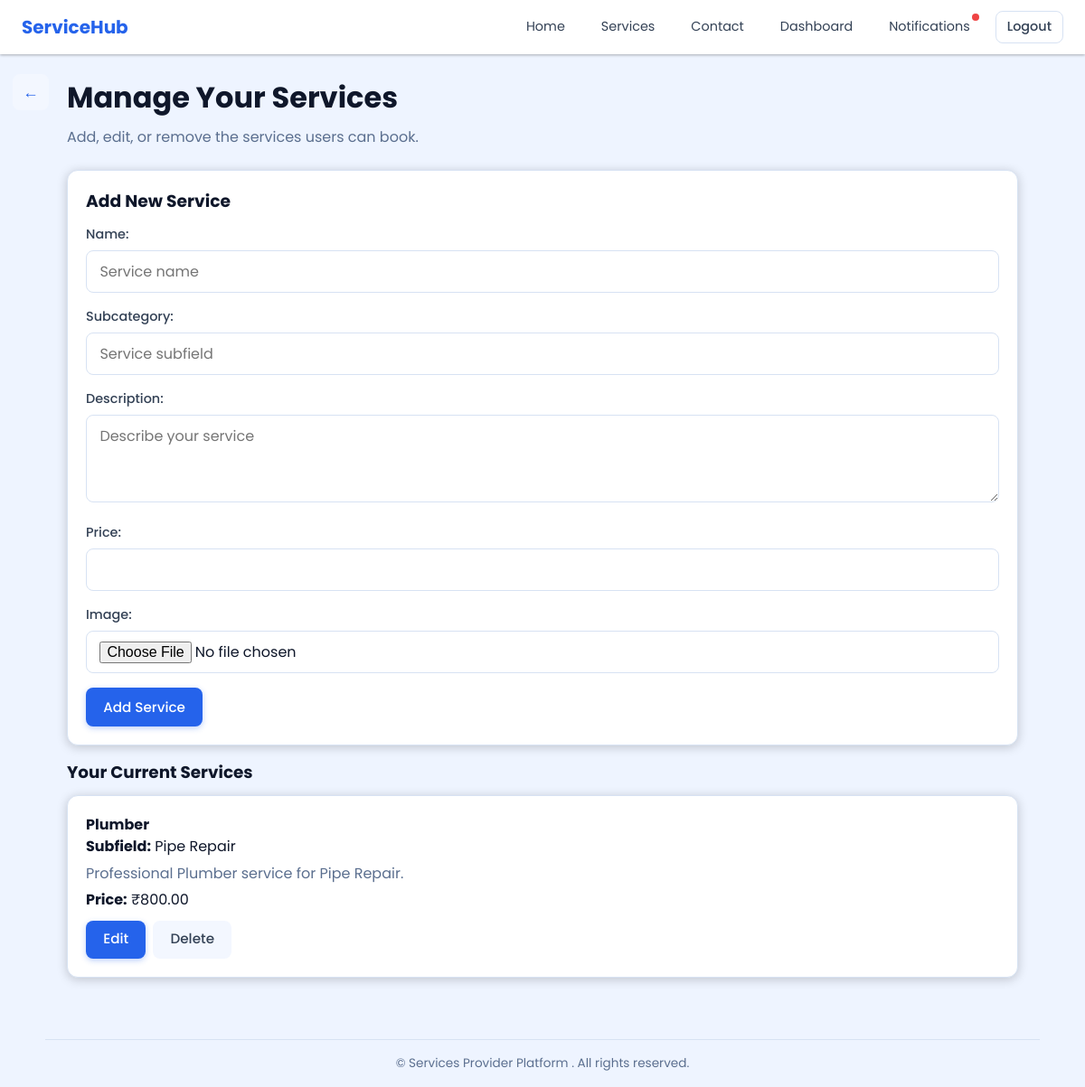
Screenshot of /services/provider/manage/ (signed in) with the database file from the repository.
### services/models.py (models this page shows, shortened)
class Service(models.Model):
    provider = models.ForeignKey(
        settings.AUTH_USER_MODEL,
        on_delete=models.CASCADE,
        related_name="services"
    )
    name = models.CharField(max_length=200)
    subcategory = models.CharField(max_length=200, blank=True)
    description = models.TextField()
    price = models.DecimalField(max_digits=10, decimal_places=2)
    available_time = models.CharField(max_length=120, blank=True)
    available_days = models.CharField(max_length=64, blank=True)
    image = models.ImageField(upload_to='services/images/', blank=True, null=True)
    created_at = models.DateTimeField(auto_now_add=True)

### services/views.py (the view)
# urls.py: path('provider/manage/', views.provider_services, name='provider_services'),
@login_required
def provider_services(request):
    if request.user.role != 'provider':
        return redirect('home')
    if not request.user.is_active:
        logout(request)
        return redirect('home')
    services = Service.objects.filter(provider=request.user).order_by('-created_at')
    if request.method == 'POST':
        form = ProviderServiceForm(request.POST, request.FILES)
        if form.is_valid():
            service_obj = form.save(commit=False)
            service_obj.name = normalize_category_name(service_obj.name)
            service_obj.provider = request.user
            service_obj.save()
            return redirect('provider_dashboard')
    else:
        form = ProviderServiceForm()
    return render(request, 'services/provider-services.html', {
        'form': form,
        'services': services,
    })

### services/forms.py
class ProviderServiceForm(forms.ModelForm):
    class Meta:
        model = Service
        fields = ['name', 'subcategory', 'description', 'price', 'image']
        widgets = {
            'name': forms.TextInput(attrs={'class': 'form-control', 'placeholder': 'Service name'}),
            'subcategory': forms.TextInput(attrs={'class': 'form-control', 'placeholder': 'Service subfield'}),
            'description': forms.Textarea(attrs={'class': 'form-control', 'rows': 3, 'placeholder': 'Describe your service'}),
            'price': forms.NumberInput(attrs={'class': 'form-control', 'step': '0.01', 'min': '0'}),
            'image': forms.ClearableFileInput(attrs={'class': 'form-control', 'accept': '.jpg,.jpeg,.png,.webp'}),
        }

### notifications/context_processors.py (called while the page is built)
def notification_badge(request):
    if not request.user.is_authenticated:
        return {'has_unread_notifications': False}
    has_unread = (
        Notification.objects.filter(user=request.user, is_read=False).exists()
        or Notification.objects.filter(provider=request.user, is_read=False).exists()
    )
    return {'has_unread_notifications': has_unread}

### services/templates/services/provider-services.html (shortened to what this page needs)
{% load static %}
<!DOCTYPE html>
<html lang="en">
<head>
  <link rel="stylesheet" href="{% static 'css/styles.css' %}?v=20260224-6">
</head>
<body>
  {% include 'partials/header.html' %}
  <main class="container">
    <div class="page-heading">
      <a href="{% url 'provider_dashboard' %}" class="btn btn-secondary back-btn" aria-label="Back to Dashboard" title="Back to Dashboard">&larr;</a>
      <h1>Manage Your Services</h1>
    </div>
    <p class="provider-services-intro">Add, edit, or remove the services users can book.</p>
    <div class="card provider-services-form-card">
      <div class="card-body">
        <h3 class="provider-services-form-title">{% if editing_service %}Edit Service{% else %}Add New Service{% endif %}</h3>
        <form method="post" enctype="multipart/form-data" action="{% if editing_service %}{% url 'edit_provider_service' editing_service.id %}{% else %}{% url 'provider_services' %}{% endif %}">
          <div class="form-group">
            {{ form.name.label_tag }}
            {{ form.name }}
          </div>
          <div class="form-group">
            {{ form.subcategory.label_tag }}
            {{ form.subcategory }}
          </div>
          <div class="form-group">
            {{ form.description.label_tag }}
            {{ form.description }}
          </div>
          <div class="form-group">
            {{ form.price.label_tag }}
            {{ form.price }}
          </div>
          <div class="form-group">
            {{ form.image.label_tag }}
            {{ form.image }}
          </div>
          <div class="row-actions">
            <button type="submit" class="btn btn-primary">{% if editing_service %}Update Service{% else %}Add Service{% endif %}</button>
          </div>
        </form>
      </div>
    </div>
    <h2 class="provider-services-list-title">Your Current Services</h2>
    {% for s in services %}
      <div class="card provider-services-item-card">
        <div class="card-body">
          <p><strong>{{ s.name }}</strong></p>
          {% if s.subcategory %}
            <p><strong>Subfield:</strong> {{ s.subcategory }}</p>
          {% endif %}
          <p class="provider-service-description">{{ s.description }}</p>
          <p><strong>Price:</strong> &#8377;{{ s.price }}</p>
          <div class="provider-service-actions">
            <a href="{% url 'edit_provider_service' s.id %}" class="btn btn-primary">Edit</a>
            <a href="{% url 'delete_provider_service' s.id %}" class="btn btn-secondary" onclick="return confirm('Delete this service?');">Delete</a>
          </div>
        </div>
      </div>
    {% empty %}
      <p class="text-muted">No services added yet.</p>
    {% endfor %}
  </main>
  {% include 'partials/footer.html' %}
</body>
</html>

### static/css/styles.css (style rules this page uses)
:root { --primary: #2563eb; --primary-dark: #1d4ed8; --primary-light: #3b82f6; --blue-dim: rgba(37, 99, 235, 0.15); --black-soft: #f6f9ff; --black-card: #ffffff; --bg: #ffffff; --bg-page: #eef4ff; --gray-100: #f3f7ff; --gray-200: #d7e2f3; --gray-500: #5b6f8f; --gray-700: #334155; --gray-900: #0f172a; --success: #10b981; --error: #ef4444; --radius: 12px; --radius-sm: 8px; --shadow: 0 1px 3px rgba(0,0,0,0.3); --shadow-md: 0 4px 12px rgba(0,0,0,0.25); --shadow-card: 0 2px 12px rgba(0,0,0,0.2); }
* { box-sizing: border-box; margin: 0; padding: 0; }
body { font-family: 'Poppins', sans-serif; background: var(--bg-page); color: var(--gray-900); line-height: 1.5; min-height: 100vh; position: relative; background: #eef4ff; color: #0f172a; }
a { color: var(--primary); text-decoration: none; }
.container { max-width: 1100px; margin: 0 auto; padding: 1.5rem; }
.page-heading { display: flex; align-items: center; gap: 0.6rem; margin-bottom: 0.5rem; position: relative; }
.page-heading h1 { margin: 0; }
.btn { display: inline-flex; align-items: center; justify-content: center; gap: 0.5rem; padding: 0.6rem 1.2rem; font-family: inherit; font-size: 0.95rem; font-weight: 500; border: none; border-radius: var(--radius-sm); cursor: pointer; transition: background 0.2s, box-shadow 0.2s; }
.btn-primary { background: var(--primary); color: white; box-shadow: 0 2px 6px rgba(37, 99, 235, 0.3); }
.btn-secondary { background: var(--gray-100); color: var(--gray-700); }
.card { background: var(--black-card); border-radius: var(--radius); box-shadow: var(--shadow-card); overflow: hidden; border: 1px solid var(--gray-200); }
.card-body { padding: 1.25rem; }
.form-group { margin-bottom: 1rem; }
.form-group label { display: block; font-weight: 500; font-size: 0.9rem; color: var(--gray-700); margin-bottom: 0.35rem; }
.form-control { width: 100%; padding: 0.65rem 0.9rem; font-family: inherit; font-size: 1rem; border: 1px solid var(--gray-200); border-radius: var(--radius-sm); background: var(--black-card); color: var(--gray-900); transition: border-color 0.2s; }
.back-btn { min-width: 40px; padding: 0.4rem 0.6rem; font-size: 1.1rem; font-weight: 700; color: var(--primary); position: absolute; left: -60px; top: -2px; }
.row-actions { display: flex; gap: 0.5rem; align-items: center; }
.provider-services-intro { color: var(--gray-500); margin-bottom: 1.5rem; }
.provider-services-form-card { margin-bottom: 1rem; }
.provider-services-form-title { margin-bottom: 0.75rem; }
.provider-services-list-title { margin-bottom: 0.75rem; font-size: 1.15rem; }
.provider-services-item-card { margin-bottom: 0.75rem; }
.provider-service-description { color: var(--gray-500); margin: 0.35rem 0; }
.provider-service-actions { margin-top: 0.65rem; display: flex; gap: 0.5rem; }

### rows the page displays
Service: name "Plumber", subcategory "Pipe Repair", description "Professional Plumber service for Pipe Repair.", price "800.00"
